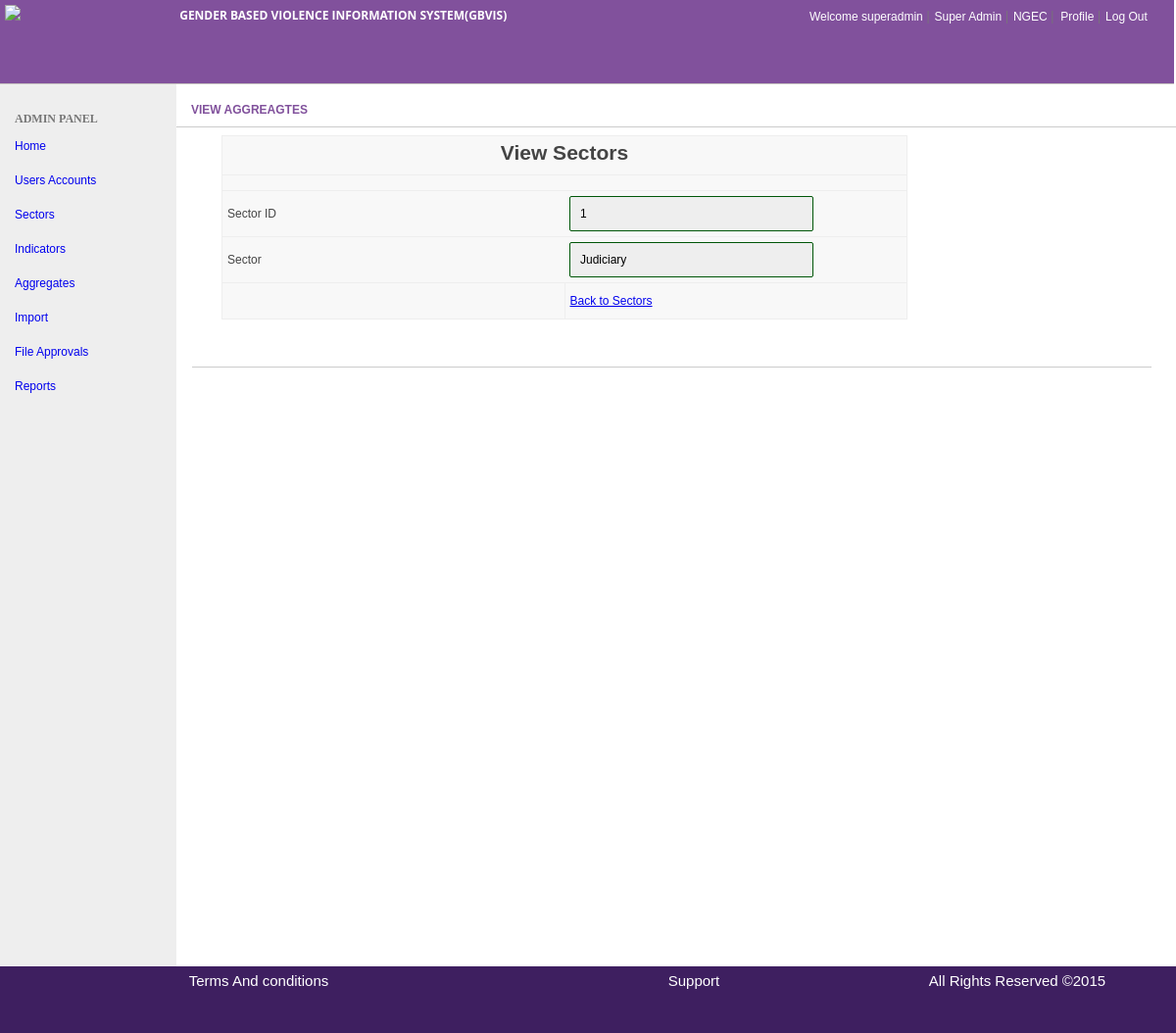
The page /view_sector.php?id=1 (signed in) on the database its author committed.
### tables this page shows
CREATE TABLE IF NOT EXISTS `users` (
  `id` int(11) NOT NULL AUTO_INCREMENT,
  `firstname` varchar(100) NOT NULL,
  `lastname` varchar(100) NOT NULL,
  `mobile_phone` varchar(100) NOT NULL,
  `sector` varchar(100) NOT NULL,
  `username` varchar(50) NOT NULL,
  `password` varchar(50) NOT NULL,
  `email` varchar(50) NOT NULL,
  `user_group` int(11) NOT NULL,
  `join_date` datetime NOT NULL,
  PRIMARY KEY (`id`),
  UNIQUE KEY `username` (`username`)
);

CREATE TABLE IF NOT EXISTS `user_groups` (
  `id` int(11) NOT NULL AUTO_INCREMENT,
  `group_name` varchar(20) NOT NULL,
  `description` varchar(50) DEFAULT NULL,
  `created` datetime DEFAULT NULL,
  PRIMARY KEY (`id`)
);

CREATE TABLE IF NOT EXISTS `sectors` (
  `sector_id` int(10) NOT NULL AUTO_INCREMENT,
  `sector` varchar(100) NOT NULL,
  PRIMARY KEY (`sector_id`)
);

### classes/DB.class.php (called while the page is built, shortened)
<?php
class DB {
    public function processRowSet($rowSet, $singleRow = false)
    {
        $resultArray = array();
        while($row = mysql_fetch_assoc($rowSet))
        {
            array_push($resultArray, $row);
        }
        if($singleRow == true){
            return $resultArray[0];
          }
        return $resultArray;
    }
    public function processRowSetData($rowSet, $singleRow = false)
         {
         $resultArray = array();
         while($row = mysql_fetch_assoc($rowSet))
         {
            array_push($resultArray, $row);
         }
        if($singleRow == true){
            return  $resultArray;
          }
        return $resultArray;
    }
    public function select($table, $where) {
        $sql = "SELECT * FROM $table WHERE $where";
        $result = mysql_query($sql);
        if(mysql_num_rows($result) == 1)
            return $this->processRowSet($result, true);
        return $this->processRowSet($result);
    }
       public function selectData($table, $where) {
        $sql = "SELECT * FROM $table WHERE $where";
        $result = mysql_query($sql);
        if(mysql_num_rows($result) == 1)
            return $this->processRowSetData($result, true);
        return $this->processRowSetData($result);
    }
   }
?>

### classes/UserTools.class.php (called while the page is built, shortened)
<?php
require_once 'DB.class.php';
class UserTools {
	public function get($id)
	{
		$db = new DB();
		$result = $db->select('users', "id = $id");
		return new User($result);
	}
}
?>

### includes/global.inc.php (called while the page is built, shortened)
<?php
require_once 'classes/UserTools.class.php';
require_once 'classes/DB.class.php';
$userTools = new UserTools();
if(isset($_SESSION['logged_in'])) {
	$user = unserialize($_SESSION['user']);
	$_SESSION['user'] = serialize($userTools->get($user->id));
}
?>

### view_sector.php (the view, shortened to what this page needs)
<?php
require_once 'includes/global.inc.php';
if(isset($_SESSION['logged_in'])) {
$user = unserialize($_SESSION['user']);
$sector_id = $_GET['id'];
$sector_results = $db->selectData("sectors"," sector_id = $sector_id");
foreach ($sector_results as $crows)
{
  $sector_id = $crows['sector_id'];
  $sector_name = $crows['sector'];
}
include "includes/header.php";
?>
	  <div id="sidebar">
	<div class="sidebar-nav">
	</div>
	  </div>
	  <div id="main-content">
	    <div id="bread-crumbs">
	    </div>
        <div id="content-body">
		<h3 class="page-title">View Aggreagtes</h3>
	       <hr size="1" color="#CCCCCC">
    <div class="profile-data" align="left">
 <table class="forms-table" width="700" style="">
  <form  name="myForm">
<tr>
<td colspan="2" style="font:bold 21px arial; text-align:center; border-bottom:1px solid #eee; padding:5px 0 10px 0;">View Sectors</td></tr>
<tr>
<td colspan="2" style="font:bold 21px arial; text-align:center; border-bottom:1px solid #eee; padding:5px 0 10px 0;"><p id="msgDsp" STYLE="color:#FF0000; font-size:14px; "></p>
</td></tr>
<tr>
<td width="50%" class="table-td-input">Sector ID</td>
<td width="50%" class="table-td-input"><div id='s3'><div id='t1'><input type=text name=sector_id value="<?php echo $sector_id ?>" readonly  class=form_textbox_inputs></div></td>
</tr>
<tr>
<td width="50%" class="table-td-input">Sector</td>
<td width="50%" class="table-td-input"><div id='t1'><input type=text name=sector value="<?php echo $sector_name ?>" readonly class=form_textbox_inputs></div></td>
</tr>
<tr>
<td class="table-td-label"></td>
<td width="50%" style=" padding:5px;"> <a href="sectors.php">Back to Sectors</a></td>
</tr>
</form>
</table>
<br clear="all">
<hr size="1" color="#CCCCCC">
<br clear="all"><br clear="all"><br clear="all">
</div>
<br clear="all">
</div>
</div>
 <?php
	}
else
{
	header("Location: login.php");
}
?>

### includes/header.php (shortened to what this page needs)
 <?php
            $user_sector_name= $user->sector;
            $Logged_user_group =$user->user_group;
            $group_results = $db->selectData("user_groups","id = $Logged_user_group");
              foreach ($group_results as $urows)
                      {
                      $Logged_group = $urows['group_name'];
                      }
             $sector_results = $db->selectData("sectors","sector_id = $user_sector_name");
              foreach ($sector_results as $urows)
                      {
                      $user_sector = $urows['sector'];
                      }
              ?>
<!DOCTYPE html PUBLIC "-//W3C//DTD XHTML 1.0 Transitional//EN" "http://www.w3.org/TR/xhtml1/DTD/xhtml1-transitional.dtd">
<html>
<head>
<link href="css/style.css" rel="stylesheet" type="text/css">
<link href="css/style2.css" rel="stylesheet" type="text/css">
<link href="css/login_style.css" rel="stylesheet" type="text/css">
<link href="css/popupcss.css" rel="stylesheet" type="text/css">
<link href="css/popup.css" rel="stylesheet" type="text/css">
<link href="css/modal.css" rel="stylesheet" type="text/css">
<link href="css/bootstrap/bootstrap.css" rel="stylesheet" media="screen"/>
 <link rel="stylesheet" href="/js/jquery-ui-1.11.2.custom/jquery-ui.css">
</head>
<body>
<div id="gbiv-wrapper">
<div id="header">
   <div class="logo">
      <img src="images/logo.png" height="70" />
	</div>
    <div class="menuLinks">
	  <div class="top-menuLinks">
	   <div class="system-title">
	  <h3 class="title-name">Gender Based Violence Information System(GBVIS)</h3>
      </div>
	  <div class="user_status_nav">
	    <section class="login-status-sec">
		<font style="font-family:Verdana, Geneva, sans-serif; font-size:12px; color:white;padding-right:2px;"> Welcome <?php echo  $user->username;?></font>|
		<font style="font-family:Verdana, Geneva, sans-serif; font-size:12px; color:white;padding-right:2px;"> <?php echo $Logged_group; ?></font>|
		<font style="font-family:Verdana, Geneva, sans-serif; font-size:12px; color:white;padding-right:2px;"> <?php echo $user_sector; ?></font>|
           <a href="profile.php" align="left" style="font-family:Verdana, Geneva, sans-serif; font-size:12px; color:white; text-decoration:none;padding-right:2px;padding-left:2px;">Profile</a>|
            <a href="logout.php" align="left" style="font-family:Verdana, Geneva, sans-serif; font-size:12px; color:white; text-decoration:none;padding-right:2px;">Log Out</a>
	   </section>
	</div>
	</div>
	<div class="bottom-menuLinks">
	</div>
	 </div>
 </div>
 <div id="gbvis-main">

### css/style.css (style rules this page uses)
html { color: #000; background: none repeat scroll 0% 0% #FFF; }
body { color: #777; font-size: 12px; font-family: "Open Sans",Tahoma,Arial sans-serif; font-style: normal; font-weight: normal; }
body, div, dl, dt, dd, ul, ol, li, h1, h2, h3, h4, h5, h6, pre, code, form, fieldset, legend, input, textarea, p, blockquote, th, td, address { margin: 0px; padding: 0px; }
h3 { font-size: 12px; text-transform: uppercase; line-height: 22px; }
#gbiv-wrapper { font-size: 100%; line-height: 2; min-height: 975px; min-width: 1024px; width: 100%; height:100% }
#header { width:99%; margin: 0px 0px; padding: 5px; background:#81519C; border-bottom:1px solid #c6c2c1; height: 75px; display: inline-flex; }
.logo { float:left;width:15%; height:100%; min-width:168px; }
#header .menuLinks { float: left; width:85%; }
#header .menuLinks .top-menuLinks { float:left;width:98%; height:70%; display: inline-flex; }
#header .menuLinks .top-menuLinks .system-title { float:left;width:54%; height:100%; }
#header .menuLinks .top-menuLinks .user_status_nav { float:right;width:46%; height:100%; }
#header .menuLinks .bottom-menuLinks { loat:left;width:98%; height:30%; }
.title-name { text-size:18px; color:white; font-family: TStar-Bol width:25%; }
.login-status-sec { float:right; }
#gbvis-main { overflow: hidden; width:100%; height:80%; min-height:900px; display:block; }
#sidebar { display:block; width:15%; float:left; background: none repeat scroll 0% 0% #EEE; height:100%; min-height: 900px; }
.sidebar-nav { margin-left:15px; }
#main-content { display:block; background-color: #FFF; width:85%; height:100%; float:left; min-height: 900px; }
#bread-crumbs { background: none repeat scroll 0px center transparent; width:100%; height:5%; min-height:15px; }
#content-body { width:100%; height:88%; min-height:800px; overflow-y: hide; }
.page-title { font-family:Verdana, Geneva, sans-serif; font-size:12px; color:#81519C;padding-left:15px; }
.profile-data { width:96%; font-family: "Open Sans",Arial sans-serif; font-size: 12px; font-weight: normal; line-height: 26px; color: #444; margin-left:11px;padding-left:5px; height: 98%; overflow-y: hide; min-height: 500px; }
.form_textbox_inputs { min-width:150px; width:67%;height:20px;font-family:Verdana, Geneva, sans-serif; font-size:12px;padding:7px; padding-left:10px; padding-right:10px;border: 1px solid #99e;outline:none;border-radius: 2px;-moz-border-radius: 2px;-webkit-border-radius:2px; line-height:20px; }
.forms-table { margin:8px 20px 16px 30px; background:#f8f8f8; border:1px solid #eee; padding:10px; }
.table-td-label { font:bold 13px tahoma, arial, sans-serif; text-align:right; border-bottom:1px solid #eee; padding:5px 10px 5px 0px; border-right:1px solid #eee; }
.table-td-input { border-bottom:1px solid #eee; padding:5px; }
.logo img { height:70px; }

### rows shown on the page
users: username "superadmin"
user_groups: group_name "Super Admin"
sectors: sector "NGEC"
sectors: sector_id "1", sector "Judiciary"
